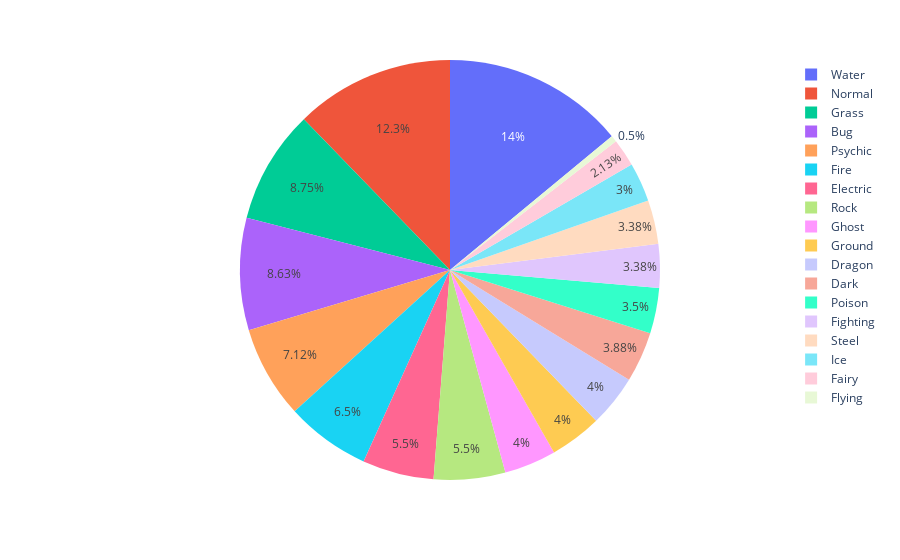

This figure's notebook cell:
### Code cell
px.pie(data_frame=name_count, values="percentage", names="Type 1")

### Figure 1 — Plotly figure (JSON) as saved in the notebook; plotly's stock layout.template omitted (floating-point values rounded to 4 significant figures)
{"data": [{"domain": {"x": [0, 1], "y": [0, 1]}, "hovertemplate": "Type 1=%{label}<br>percentage=%{value}<extra></extra>", "labels": ["Water", "Normal", "Grass", "Bug", "Psychic", "Fire", "Electric", "Rock", "Ghost", "Ground", "Dragon", "Dark", "Poison", "Fighting", "Steel", "Ice", "Fairy", "Flying"], "legendgroup": "", "name": "", "showlegend": true, "type": "pie", "values": [14.0, 12.25, 8.75, 8.625, 7.125, 6.5, 5.5, 5.5, 4, 4, 4, 3.875, 3.5, 3.375, 3.375, 3, 2.125, 0.5]}], "layout": {"legend": {"tracegroupgap": 0}, "margin": {"t": 60}}}
